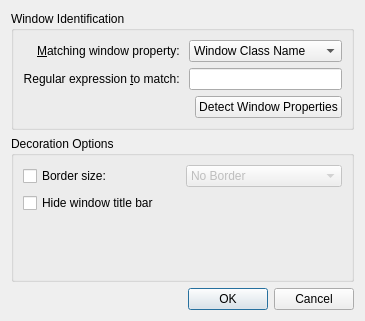
<?xml version="1.0" encoding="UTF-8"?>
<ui version="4.0">
 <class>BoingusExceptionDialog</class>
 <widget class="QDialog" name="BoingusExceptionDialog">
  <property name="geometry">
   <rect>
    <x>0</x>
    <y>0</y>
    <width>362</width>
    <height>321</height>
   </rect>
  </property>
  <property name="windowTitle">
   <string>Dialog</string>
  </property>
  <layout class="QVBoxLayout" name="verticalLayout">
   <item>
    <widget class="QGroupBox" name="groupBox">
     <property name="title">
      <string>Window Identification</string>
     </property>
     <layout class="QGridLayout" name="gridLayout_2">
      <item row="0" column="0">
       <widget class="QLabel" name="label">
        <property name="text">
         <string>&amp;Matching window property: </string>
        </property>
        <property name="alignment">
         <set>Qt::AlignRight|Qt::AlignTrailing|Qt::AlignVCenter</set>
        </property>
        <property name="buddy">
         <cstring>exceptionType</cstring>
        </property>
       </widget>
      </item>
      <item row="1" column="0">
       <widget class="QLabel" name="label_2">
        <property name="text">
         <string>Regular expression &amp;to match: </string>
        </property>
        <property name="alignment">
         <set>Qt::AlignRight|Qt::AlignTrailing|Qt::AlignVCenter</set>
        </property>
        <property name="buddy">
         <cstring>exceptionEditor</cstring>
        </property>
       </widget>
      </item>
      <item row="2" column="2">
       <widget class="QPushButton" name="detectDialogButton">
        <property name="text">
         <string>Detect Window Properties</string>
        </property>
       </widget>
      </item>
      <item row="1" column="1" colspan="2">
       <widget class="QLineEdit" name="exceptionEditor">
        <property name="showClearButton" stdset="0">
         <bool>true</bool>
        </property>
       </widget>
      </item>
      <item row="0" column="1" colspan="2">
       <widget class="QComboBox" name="exceptionType">
        <item>
         <property name="text">
          <string>Window Class Name</string>
         </property>
        </item>
        <item>
         <property name="text">
          <string>Window Title</string>
         </property>
        </item>
       </widget>
      </item>
     </layout>
    </widget>
   </item>
   <item>
    <widget class="QGroupBox" name="groupBox_2">
     <property name="title">
      <string>Decoration Options</string>
     </property>
     <layout class="QGridLayout" name="gridLayout_3">
      <item row="0" column="0">
       <widget class="QCheckBox" name="borderSizeCheckBox">
        <property name="text">
         <string>Border size:</string>
        </property>
       </widget>
      </item>
      <item row="2" column="0" colspan="2">
       <widget class="QCheckBox" name="hideTitleBar">
        <property name="text">
         <string>Hide window title bar</string>
        </property>
       </widget>
      </item>
      <item row="0" column="1">
       <widget class="QComboBox" name="borderSizeComboBox">
        <property name="enabled">
         <bool>false</bool>
        </property>
        <item>
         <property name="text">
          <string comment="@item:inlistbox Border size:">No Border</string>
         </property>
        </item>
        <item>
         <property name="text">
          <string comment="@item:inlistbox Border size:">No Side Borders</string>
         </property>
        </item>
        <item>
         <property name="text">
          <string comment="@item:inlistbox Border size:">Tiny</string>
         </property>
        </item>
        <item>
         <property name="text">
          <string comment="@item:inlistbox Border size:">Normal</string>
         </property>
        </item>
        <item>
         <property name="text">
          <string comment="@item:inlistbox Border size:">Large</string>
         </property>
        </item>
        <item>
         <property name="text">
          <string comment="@item:inlistbox Border size:">Very Large</string>
         </property>
        </item>
        <item>
         <property name="text">
          <string comment="@item:inlistbox Border size:">Huge</string>
         </property>
        </item>
        <item>
         <property name="text">
          <string comment="@item:inlistbox Border size:">Very Huge</string>
         </property>
        </item>
        <item>
         <property name="text">
          <string comment="@item:inlistbox Border size:">Oversized</string>
         </property>
        </item>
       </widget>
      </item>
      <item row="3" column="0" colspan="2">
       <spacer name="verticalSpacer">
        <property name="orientation">
         <enum>Qt::Vertical</enum>
        </property>
        <property name="sizeHint" stdset="0">
         <size>
          <width>20</width>
          <height>40</height>
         </size>
        </property>
       </spacer>
      </item>
     </layout>
    </widget>
   </item>
   <item>
    <widget class="QDialogButtonBox" name="buttonBox">
     <property name="orientation">
      <enum>Qt::Horizontal</enum>
     </property>
     <property name="standardButtons">
      <set>QDialogButtonBox::Cancel|QDialogButtonBox::Ok</set>
     </property>
    </widget>
   </item>
  </layout>
 </widget>
 <resources/>
 <connections>
  <connection>
   <sender>buttonBox</sender>
   <signal>accepted()</signal>
   <receiver>BoingusExceptionDialog</receiver>
   <slot>accept()</slot>
   <hints>
    <hint type="sourcelabel">
     <x>252</x>
     <y>342</y>
    </hint>
    <hint type="destinationlabel">
     <x>157</x>
     <y>274</y>
    </hint>
   </hints>
  </connection>
  <connection>
   <sender>buttonBox</sender>
   <signal>rejected()</signal>
   <receiver>BoingusExceptionDialog</receiver>
   <slot>reject()</slot>
   <hints>
    <hint type="sourcelabel">
     <x>320</x>
     <y>342</y>
    </hint>
    <hint type="destinationlabel">
     <x>286</x>
     <y>274</y>
    </hint>
   </hints>
  </connection>
  <connection>
   <sender>borderSizeCheckBox</sender>
   <signal>toggled(bool)</signal>
   <receiver>borderSizeComboBox</receiver>
   <slot>setEnabled(bool)</slot>
   <hints>
    <hint type="sourcelabel">
     <x>125</x>
     <y>162</y>
    </hint>
    <hint type="destinationlabel">
     <x>316</x>
     <y>163</y>
    </hint>
   </hints>
  </connection>
 </connections>
</ui>
